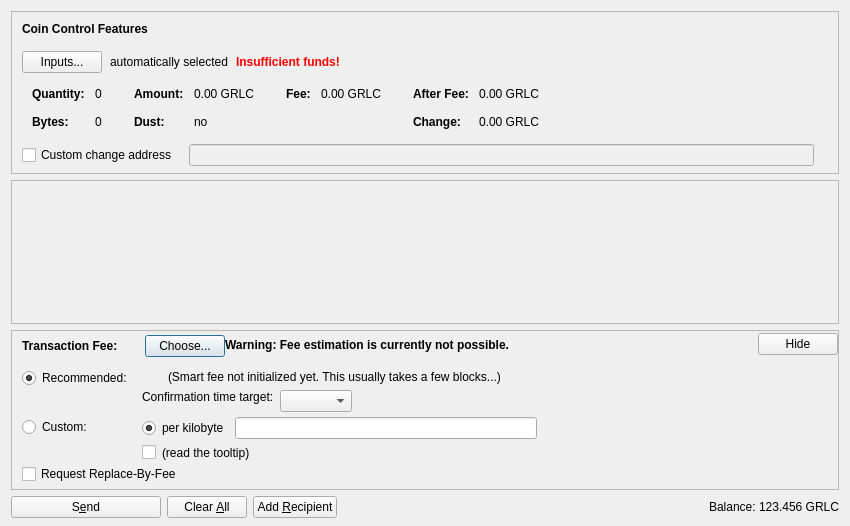
<?xml version="1.0" encoding="UTF-8"?>
<ui version="4.0">
 <class>SendCoinsDialog</class>
 <widget class="QDialog" name="SendCoinsDialog">
  <property name="geometry">
   <rect>
    <x>0</x>
    <y>0</y>
    <width>850</width>
    <height>526</height>
   </rect>
  </property>
  <property name="windowTitle">
   <string>Send Coins</string>
  </property>
  <layout class="QVBoxLayout" name="verticalLayout" stretch="0,1,0,0">
   <property name="bottomMargin">
    <number>8</number>
   </property>
   <item>
    <widget class="QFrame" name="frameCoinControl">
     <property name="sizePolicy">
      <sizepolicy hsizetype="Expanding" vsizetype="Expanding">
       <horstretch>0</horstretch>
       <verstretch>0</verstretch>
      </sizepolicy>
     </property>
     <property name="maximumSize">
      <size>
       <width>16777215</width>
       <height>16777215</height>
      </size>
     </property>
     <property name="frameShape">
      <enum>QFrame::StyledPanel</enum>
     </property>
     <property name="frameShadow">
      <enum>QFrame::Sunken</enum>
     </property>
     <layout class="QVBoxLayout" name="verticalLayoutCoinControl2">
      <property name="spacing">
       <number>0</number>
      </property>
      <property name="leftMargin">
       <number>0</number>
      </property>
      <property name="topMargin">
       <number>0</number>
      </property>
      <property name="rightMargin">
       <number>0</number>
      </property>
      <property name="bottomMargin">
       <number>6</number>
      </property>
      <item>
       <layout class="QVBoxLayout" name="verticalLayoutCoinControl" stretch="0,0,0,0,1">
        <property name="spacing">
         <number>0</number>
        </property>
        <property name="leftMargin">
         <number>10</number>
        </property>
        <property name="topMargin">
         <number>10</number>
        </property>
        <item>
         <layout class="QHBoxLayout" name="horizontalLayoutCoinControl1">
          <property name="bottomMargin">
           <number>15</number>
          </property>
          <item>
           <widget class="QLabel" name="labelCoinControlFeatures">
            <property name="sizePolicy">
             <sizepolicy hsizetype="Preferred" vsizetype="Maximum">
              <horstretch>0</horstretch>
              <verstretch>0</verstretch>
             </sizepolicy>
            </property>
            <property name="font">
             <font>
              <weight>75</weight>
              <bold>true</bold>
             </font>
            </property>
            <property name="styleSheet">
             <string notr="true">font-weight:bold;</string>
            </property>
            <property name="text">
             <string>Coin Control Features</string>
            </property>
           </widget>
          </item>
         </layout>
        </item>
        <item>
         <layout class="QHBoxLayout" name="horizontalLayoutCoinControl2" stretch="0,0,0,0">
          <property name="spacing">
           <number>8</number>
          </property>
          <property name="bottomMargin">
           <number>10</number>
          </property>
          <item>
           <widget class="QPushButton" name="pushButtonCoinControl">
            <property name="styleSheet">
             <string notr="true"/>
            </property>
            <property name="text">
             <string>Inputs...</string>
            </property>
            <property name="autoDefault">
             <bool>false</bool>
            </property>
           </widget>
          </item>
          <item>
           <widget class="QLabel" name="labelCoinControlAutomaticallySelected">
            <property name="text">
             <string>automatically selected</string>
            </property>
            <property name="margin">
             <number>5</number>
            </property>
           </widget>
          </item>
          <item>
           <widget class="QLabel" name="labelCoinControlInsuffFunds">
            <property name="font">
             <font>
              <weight>75</weight>
              <bold>true</bold>
             </font>
            </property>
            <property name="styleSheet">
             <string notr="true">color:red;font-weight:bold;</string>
            </property>
            <property name="text">
             <string>Insufficient funds!</string>
            </property>
            <property name="margin">
             <number>5</number>
            </property>
           </widget>
          </item>
          <item>
           <spacer name="horizontalSpacerCoinControl">
            <property name="orientation">
             <enum>Qt::Horizontal</enum>
            </property>
            <property name="sizeHint" stdset="0">
             <size>
              <width>40</width>
              <height>1</height>
             </size>
            </property>
           </spacer>
          </item>
         </layout>
        </item>
        <item>
         <widget class="QWidget" name="widgetCoinControl" native="true">
          <property name="sizePolicy">
           <sizepolicy hsizetype="Preferred" vsizetype="Preferred">
            <horstretch>0</horstretch>
            <verstretch>0</verstretch>
           </sizepolicy>
          </property>
          <property name="minimumSize">
           <size>
            <width>0</width>
            <height>0</height>
           </size>
          </property>
          <property name="styleSheet">
           <string notr="true"/>
          </property>
          <layout class="QHBoxLayout" name="horizontalLayoutCoinControl5">
           <property name="leftMargin">
            <number>0</number>
           </property>
           <property name="topMargin">
            <number>0</number>
           </property>
           <property name="rightMargin">
            <number>0</number>
           </property>
           <property name="bottomMargin">
            <number>0</number>
           </property>
           <item>
            <layout class="QHBoxLayout" name="horizontalLayoutCoinControl3" stretch="0,0,0,1">
             <property name="spacing">
              <number>20</number>
             </property>
             <property name="topMargin">
              <number>0</number>
             </property>
             <property name="bottomMargin">
              <number>10</number>
             </property>
             <item>
              <layout class="QFormLayout" name="formLayoutCoinControl1">
               <property name="horizontalSpacing">
                <number>10</number>
               </property>
               <property name="verticalSpacing">
                <number>14</number>
               </property>
               <property name="leftMargin">
                <number>10</number>
               </property>
               <property name="topMargin">
                <number>4</number>
               </property>
               <property name="rightMargin">
                <number>6</number>
               </property>
               <item row="0" column="0">
                <widget class="QLabel" name="labelCoinControlQuantityText">
                 <property name="font">
                  <font>
                   <weight>75</weight>
                   <bold>true</bold>
                  </font>
                 </property>
                 <property name="text">
                  <string>Quantity:</string>
                 </property>
                 <property name="margin">
                  <number>0</number>
                 </property>
                </widget>
               </item>
               <item row="0" column="1">
                <widget class="QLabel" name="labelCoinControlQuantity">
                 <property name="cursor">
                  <cursorShape>IBeamCursor</cursorShape>
                 </property>
                 <property name="contextMenuPolicy">
                  <enum>Qt::ActionsContextMenu</enum>
                 </property>
                 <property name="text">
                  <string notr="true">0</string>
                 </property>
                 <property name="margin">
                  <number>0</number>
                 </property>
                 <property name="textInteractionFlags">
                  <set>Qt::LinksAccessibleByMouse|Qt::TextSelectableByKeyboard|Qt::TextSelectableByMouse</set>
                 </property>
                </widget>
               </item>
               <item row="1" column="0">
                <widget class="QLabel" name="labelCoinControlBytesText">
                 <property name="font">
                  <font>
                   <weight>75</weight>
                   <bold>true</bold>
                  </font>
                 </property>
                 <property name="text">
                  <string>Bytes:</string>
                 </property>
                </widget>
               </item>
               <item row="1" column="1">
                <widget class="QLabel" name="labelCoinControlBytes">
                 <property name="cursor">
                  <cursorShape>IBeamCursor</cursorShape>
                 </property>
                 <property name="contextMenuPolicy">
                  <enum>Qt::ActionsContextMenu</enum>
                 </property>
                 <property name="text">
                  <string notr="true">0</string>
                 </property>
                 <property name="textInteractionFlags">
                  <set>Qt::LinksAccessibleByMouse|Qt::TextSelectableByKeyboard|Qt::TextSelectableByMouse</set>
                 </property>
                </widget>
               </item>
              </layout>
             </item>
             <item>
              <layout class="QFormLayout" name="formLayoutCoinControl2">
               <property name="horizontalSpacing">
                <number>10</number>
               </property>
               <property name="verticalSpacing">
                <number>14</number>
               </property>
               <property name="leftMargin">
                <number>6</number>
               </property>
               <property name="topMargin">
                <number>4</number>
               </property>
               <property name="rightMargin">
                <number>6</number>
               </property>
               <item row="0" column="0">
                <widget class="QLabel" name="labelCoinControlAmountText">
                 <property name="font">
                  <font>
                   <weight>75</weight>
                   <bold>true</bold>
                  </font>
                 </property>
                 <property name="text">
                  <string>Amount:</string>
                 </property>
                 <property name="margin">
                  <number>0</number>
                 </property>
                </widget>
               </item>
               <item row="0" column="1">
                <widget class="QLabel" name="labelCoinControlAmount">
                 <property name="cursor">
                  <cursorShape>IBeamCursor</cursorShape>
                 </property>
                 <property name="contextMenuPolicy">
                  <enum>Qt::ActionsContextMenu</enum>
                 </property>
                 <property name="text">
                  <string notr="true">0.00 GRLC</string>
                 </property>
                 <property name="textInteractionFlags">
                  <set>Qt::LinksAccessibleByMouse|Qt::TextSelectableByKeyboard|Qt::TextSelectableByMouse</set>
                 </property>
                </widget>
               </item>
               <item row="1" column="0">
                <widget class="QLabel" name="labelCoinControlLowOutputText">
                 <property name="font">
                  <font>
                   <weight>75</weight>
                   <bold>true</bold>
                  </font>
                 </property>
                 <property name="text">
                  <string>Dust:</string>
                 </property>
                </widget>
               </item>
               <item row="1" column="1">
                <widget class="QLabel" name="labelCoinControlLowOutput">
                 <property name="cursor">
                  <cursorShape>IBeamCursor</cursorShape>
                 </property>
                 <property name="contextMenuPolicy">
                  <enum>Qt::ActionsContextMenu</enum>
                 </property>
                 <property name="text">
                  <string notr="true">no</string>
                 </property>
                 <property name="textInteractionFlags">
                  <set>Qt::LinksAccessibleByMouse|Qt::TextSelectableByKeyboard|Qt::TextSelectableByMouse</set>
                 </property>
                </widget>
               </item>
              </layout>
             </item>
             <item>
              <layout class="QFormLayout" name="formLayoutCoinControl3">
               <property name="horizontalSpacing">
                <number>10</number>
               </property>
               <property name="verticalSpacing">
                <number>14</number>
               </property>
               <property name="leftMargin">
                <number>6</number>
               </property>
               <property name="topMargin">
                <number>4</number>
               </property>
               <property name="rightMargin">
                <number>6</number>
               </property>
               <item row="0" column="0">
                <widget class="QLabel" name="labelCoinControlFeeText">
                 <property name="font">
                  <font>
                   <weight>75</weight>
                   <bold>true</bold>
                  </font>
                 </property>
                 <property name="text">
                  <string>Fee:</string>
                 </property>
                 <property name="margin">
                  <number>0</number>
                 </property>
                </widget>
               </item>
               <item row="0" column="1">
                <widget class="QLabel" name="labelCoinControlFee">
                 <property name="cursor">
                  <cursorShape>IBeamCursor</cursorShape>
                 </property>
                 <property name="contextMenuPolicy">
                  <enum>Qt::ActionsContextMenu</enum>
                 </property>
                 <property name="text">
                  <string notr="true">0.00 GRLC</string>
                 </property>
                 <property name="textInteractionFlags">
                  <set>Qt::LinksAccessibleByMouse|Qt::TextSelectableByKeyboard|Qt::TextSelectableByMouse</set>
                 </property>
                </widget>
               </item>
              </layout>
             </item>
             <item>
              <layout class="QFormLayout" name="formLayoutCoinControl4">
               <property name="horizontalSpacing">
                <number>10</number>
               </property>
               <property name="verticalSpacing">
                <number>14</number>
               </property>
               <property name="leftMargin">
                <number>6</number>
               </property>
               <property name="topMargin">
                <number>4</number>
               </property>
               <property name="rightMargin">
                <number>6</number>
               </property>
               <item row="0" column="0">
                <widget class="QLabel" name="labelCoinControlAfterFeeText">
                 <property name="font">
                  <font>
                   <weight>75</weight>
                   <bold>true</bold>
                  </font>
                 </property>
                 <property name="text">
                  <string>After Fee:</string>
                 </property>
                 <property name="margin">
                  <number>0</number>
                 </property>
                </widget>
               </item>
               <item row="0" column="1">
                <widget class="QLabel" name="labelCoinControlAfterFee">
                 <property name="cursor">
                  <cursorShape>IBeamCursor</cursorShape>
                 </property>
                 <property name="contextMenuPolicy">
                  <enum>Qt::ActionsContextMenu</enum>
                 </property>
                 <property name="text">
                  <string notr="true">0.00 GRLC</string>
                 </property>
                 <property name="textInteractionFlags">
                  <set>Qt::LinksAccessibleByMouse|Qt::TextSelectableByKeyboard|Qt::TextSelectableByMouse</set>
                 </property>
                </widget>
               </item>
               <item row="1" column="0">
                <widget class="QLabel" name="labelCoinControlChangeText">
                 <property name="font">
                  <font>
                   <weight>75</weight>
                   <bold>true</bold>
                  </font>
                 </property>
                 <property name="text">
                  <string>Change:</string>
                 </property>
                </widget>
               </item>
               <item row="1" column="1">
                <widget class="QLabel" name="labelCoinControlChange">
                 <property name="cursor">
                  <cursorShape>IBeamCursor</cursorShape>
                 </property>
                 <property name="contextMenuPolicy">
                  <enum>Qt::ActionsContextMenu</enum>
                 </property>
                 <property name="text">
                  <string notr="true">0.00 GRLC</string>
                 </property>
                 <property name="textInteractionFlags">
                  <set>Qt::LinksAccessibleByMouse|Qt::TextSelectableByKeyboard|Qt::TextSelectableByMouse</set>
                 </property>
                </widget>
               </item>
              </layout>
             </item>
            </layout>
           </item>
          </layout>
         </widget>
        </item>
        <item>
         <layout class="QHBoxLayout" name="horizontalLayoutCoinControl4" stretch="0,0,0">
          <property name="spacing">
           <number>12</number>
          </property>
          <property name="sizeConstraint">
           <enum>QLayout::SetDefaultConstraint</enum>
          </property>
          <property name="topMargin">
           <number>5</number>
          </property>
          <property name="rightMargin">
           <number>5</number>
          </property>
          <item>
           <widget class="QCheckBox" name="checkBoxCoinControlChange">
            <property name="toolTip">
             <string>If this is activated, but the change address is empty or invalid, change will be sent to a newly generated address.</string>
            </property>
            <property name="text">
             <string>Custom change address</string>
            </property>
           </widget>
          </item>
          <item>
           <widget class="QValidatedLineEdit" name="lineEditCoinControlChange">
            <property name="enabled">
             <bool>false</bool>
            </property>
            <property name="sizePolicy">
             <sizepolicy hsizetype="Expanding" vsizetype="Fixed">
              <horstretch>0</horstretch>
              <verstretch>0</verstretch>
             </sizepolicy>
            </property>
           </widget>
          </item>
          <item>
           <widget class="QLabel" name="labelCoinControlChangeLabel">
            <property name="sizePolicy">
             <sizepolicy hsizetype="Preferred" vsizetype="Expanding">
              <horstretch>0</horstretch>
              <verstretch>0</verstretch>
             </sizepolicy>
            </property>
            <property name="minimumSize">
             <size>
              <width>0</width>
              <height>0</height>
             </size>
            </property>
            <property name="text">
             <string/>
            </property>
            <property name="margin">
             <number>3</number>
            </property>
           </widget>
          </item>
         </layout>
        </item>
        <item>
         <spacer name="verticalSpacerCoinControl">
          <property name="orientation">
           <enum>Qt::Vertical</enum>
          </property>
          <property name="sizeHint" stdset="0">
           <size>
            <width>800</width>
            <height>1</height>
           </size>
          </property>
         </spacer>
        </item>
       </layout>
      </item>
     </layout>
    </widget>
   </item>
   <item>
    <widget class="QScrollArea" name="scrollArea">
     <property name="widgetResizable">
      <bool>true</bool>
     </property>
     <widget class="QWidget" name="scrollAreaWidgetContents">
      <property name="geometry">
       <rect>
        <x>0</x>
        <y>0</y>
        <width>830</width>
        <height>104</height>
       </rect>
      </property>
      <layout class="QVBoxLayout" name="verticalLayout_2" stretch="0,1">
       <property name="leftMargin">
        <number>0</number>
       </property>
       <property name="topMargin">
        <number>0</number>
       </property>
       <property name="rightMargin">
        <number>0</number>
       </property>
       <property name="bottomMargin">
        <number>0</number>
       </property>
       <item>
        <layout class="QVBoxLayout" name="entries">
         <property name="spacing">
          <number>6</number>
         </property>
        </layout>
       </item>
       <item>
        <spacer name="verticalSpacer">
         <property name="orientation">
          <enum>Qt::Vertical</enum>
         </property>
         <property name="sizeHint" stdset="0">
          <size>
           <width>20</width>
           <height>40</height>
          </size>
         </property>
        </spacer>
       </item>
      </layout>
     </widget>
    </widget>
   </item>
   <item>
    <widget class="QFrame" name="frameFee">
     <property name="sizePolicy">
      <sizepolicy hsizetype="Expanding" vsizetype="Expanding">
       <horstretch>0</horstretch>
       <verstretch>0</verstretch>
      </sizepolicy>
     </property>
     <property name="maximumSize">
      <size>
       <width>16777215</width>
       <height>16777215</height>
      </size>
     </property>
     <property name="frameShape">
      <enum>QFrame::StyledPanel</enum>
     </property>
     <property name="frameShadow">
      <enum>QFrame::Sunken</enum>
     </property>
     <layout class="QVBoxLayout" name="verticalLayoutFee1">
      <property name="spacing">
       <number>0</number>
      </property>
      <property name="leftMargin">
       <number>0</number>
      </property>
      <property name="topMargin">
       <number>0</number>
      </property>
      <property name="rightMargin">
       <number>0</number>
      </property>
      <property name="bottomMargin">
       <number>0</number>
      </property>
      <item>
       <layout class="QVBoxLayout" name="verticalLayoutFee2" stretch="0,0,0">
        <property name="spacing">
         <number>0</number>
        </property>
        <property name="leftMargin">
         <number>10</number>
        </property>
        <property name="topMargin">
         <number>0</number>
        </property>
        <item>
         <layout class="QHBoxLayout" name="horizontalLayoutFee1">
          <property name="bottomMargin">
           <number>0</number>
          </property>
          <item>
           <layout class="QVBoxLayout" name="verticalLayoutFee7">
            <property name="spacing">
             <number>0</number>
            </property>
            <item>
             <spacer name="verticalSpacerSmartFee">
              <property name="orientation">
               <enum>Qt::Vertical</enum>
              </property>
              <property name="sizeType">
               <enum>QSizePolicy::Fixed</enum>
              </property>
              <property name="sizeHint" stdset="0">
               <size>
                <width>1</width>
                <height>4</height>
               </size>
              </property>
             </spacer>
            </item>
            <item>
             <layout class="QHBoxLayout" name="horizontalLayoutSmartFee">
              <property name="spacing">
               <number>10</number>
              </property>
              <item>
               <widget class="QLabel" name="labelFeeHeadline">
                <property name="sizePolicy">
                 <sizepolicy hsizetype="Preferred" vsizetype="Maximum">
                  <horstretch>0</horstretch>
                  <verstretch>0</verstretch>
                 </sizepolicy>
                </property>
                <property name="font">
                 <font>
                  <weight>75</weight>
                  <bold>true</bold>
                 </font>
                </property>
                <property name="styleSheet">
                 <string notr="true">font-weight:bold;</string>
                </property>
                <property name="text">
                 <string>Transaction Fee:</string>
                </property>
               </widget>
              </item>
              <item>
               <widget class="QLabel" name="labelFeeMinimized">
                <property name="text">
                 <string/>
                </property>
               </widget>
              </item>
              <item>
               <widget class="QPushButton" name="buttonChooseFee">
                <property name="text">
                 <string>Choose...</string>
                </property>
               </widget>
              </item>
             </layout>
            </item>
            <item>
             <spacer name="verticalSpacer_5">
              <property name="orientation">
               <enum>Qt::Vertical</enum>
              </property>
              <property name="sizeHint" stdset="0">
               <size>
                <width>1</width>
                <height>1</height>
               </size>
              </property>
             </spacer>
            </item>
           </layout>
          </item>
          <item>
           <widget class="QLabel" name="fallbackFeeWarningLabel">
            <property name="toolTip">
             <string>Using the fallbackfee can result in sending a transaction that will take several hours or days (or never) to confirm. Consider choosing your fee manually or wait until you have validated the complete chain.</string>
            </property>
            <property name="font">
            <font>
                <weight>75</weight>
                <bold>true</bold>
            </font>
            </property>
            <property name="text">
             <string>Warning: Fee estimation is currently not possible.</string>
            </property>
            <property name="wordWrap">
             <bool>false</bool>
            </property>
           </widget>
          </item>
          <item>
           <spacer name="horizontalSpacer_4">
            <property name="orientation">
             <enum>Qt::Horizontal</enum>
            </property>
            <property name="sizeType">
             <enum>QSizePolicy::MinimumExpanding</enum>
            </property>
            <property name="sizeHint" stdset="0">
             <size>
              <width>40</width>
              <height>20</height>
             </size>
            </property>
           </spacer>
          </item>
          <item>
           <widget class="QPushButton" name="buttonMinimizeFee">
            <property name="toolTip">
             <string>collapse fee-settings</string>
            </property>
            <property name="text">
             <string>Hide</string>
            </property>
           </widget>
          </item>
         </layout>
        </item>
        <item>
         <widget class="QFrame" name="frameFeeSelection">
          <layout class="QVBoxLayout" name="verticalLayoutFee12">
           <property name="spacing">
            <number>0</number>
           </property>
           <property name="leftMargin">
            <number>0</number>
           </property>
           <property name="topMargin">
            <number>0</number>
           </property>
           <property name="rightMargin">
            <number>0</number>
           </property>
           <property name="bottomMargin">
            <number>0</number>
           </property>
           <item>
            <layout class="QGridLayout" name="gridLayoutFee">
             <property name="topMargin">
              <number>10</number>
             </property>
             <property name="bottomMargin">
              <number>4</number>
             </property>
             <property name="horizontalSpacing">
              <number>10</number>
             </property>
             <property name="verticalSpacing">
              <number>4</number>
             </property>
             <item row="1" column="1">
              <layout class="QVBoxLayout" name="verticalLayoutFee8">
               <property name="spacing">
                <number>6</number>
               </property>
               <item>
                <layout class="QHBoxLayout" name="horizontalLayoutFee13">
                 <item>
                  <widget class="QRadioButton" name="radioCustomPerKilobyte">
                   <property name="toolTip">
                    <string>If the custom fee is set to 1000 satoshis and the transaction is only 250 bytes, then &quot;per kilobyte&quot; only pays 250 satoshis in fee, while &quot;total at least&quot; pays 1000 satoshis. For transactions bigger than a kilobyte both pay by kilobyte.</string>
                   </property>
                   <property name="text">
                    <string>per kilobyte</string>
                   </property>
                   <property name="checked">
                    <bool>true</bool>
                   </property>
                   <attribute name="buttonGroup">
                    <string notr="true">groupCustomFee</string>
                   </attribute>
                  </widget>
                 </item>
                 <item>
                  <widget class="BitcoinAmountField" name="customFee"/>
                 </item>
                 <item>
                  <spacer name="horizontalSpacer_6">
                   <property name="orientation">
                    <enum>Qt::Horizontal</enum>
                   </property>
                   <property name="sizeHint" stdset="0">
                    <size>
                     <width>1</width>
                     <height>1</height>
                    </size>
                   </property>
                  </spacer>
                 </item>
                </layout>
               </item>
               <item>
                <layout class="QHBoxLayout" name="horizontalLayoutFee8">
                 <item>
                  <widget class="QCheckBox" name="checkBoxMinimumFee">
                   <property name="toolTip">
                    <string>Paying only the minimum fee is just fine as long as there is less transaction volume than space in the blocks. But be aware that this can end up in a never confirming transaction once there is more demand for garlicoin transactions than the network can process.</string>
                   </property>
                   <property name="text">
                    <string/>
                   </property>
                  </widget>
                 </item>
                 <item>
                  <widget class="QLabel" name="labelMinFeeWarning">
                   <property name="enabled">
                    <bool>true</bool>
                   </property>
                   <property name="toolTip">
                    <string>Paying only the minimum fee is just fine as long as there is less transaction volume than space in the blocks. But be aware that this can end up in a never confirming transaction once there is more demand for garlicoin transactions than the network can process.</string>
                   </property>
                   <property name="text">
                    <string>(read the tooltip)</string>
                   </property>
                   <property name="margin">
                    <number>5</number>
                   </property>
                  </widget>
                 </item>
                 <item>
                  <spacer name="horizontalSpacer_2">
                   <property name="orientation">
                    <enum>Qt::Horizontal</enum>
                   </property>
                   <property name="sizeHint" stdset="0">
                    <size>
                     <width>1</width>
                     <height>1</height>
                    </size>
                   </property>
                  </spacer>
                 </item>
                </layout>
               </item>
              </layout>
             </item>
             <item row="0" column="0">
              <layout class="QVBoxLayout" name="verticalLayoutFee4" stretch="0,1">
               <item>
                <widget class="QRadioButton" name="radioSmartFee">
                 <property name="text">
                  <string>Recommended:</string>
                 </property>
                 <property name="checked">
                  <bool>true</bool>
                 </property>
                 <attribute name="buttonGroup">
                  <string notr="true">groupFee</string>
                 </attribute>
                </widget>
               </item>
               <item>
                <spacer name="verticalSpacer_2">
                 <property name="orientation">
                  <enum>Qt::Vertical</enum>
                 </property>
                 <property name="sizeHint" stdset="0">
                  <size>
                   <width>1</width>
                   <height>1</height>
                  </size>
                 </property>
                </spacer>
               </item>
              </layout>
             </item>
             <item row="1" column="0">
              <layout class="QVBoxLayout" name="verticalLayoutFee9" stretch="0,1">
               <item>
                <widget class="QRadioButton" name="radioCustomFee">
                 <property name="text">
                  <string>Custom:</string>
                 </property>
                 <attribute name="buttonGroup">
                  <string notr="true">groupFee</string>
                 </attribute>
                </widget>
               </item>
               <item>
                <spacer name="verticalSpacer_6">
                 <property name="orientation">
                  <enum>Qt::Vertical</enum>
                 </property>
                 <property name="sizeHint" stdset="0">
                  <size>
                   <width>1</width>
                   <height>1</height>
                  </size>
                 </property>
                </spacer>
               </item>
              </layout>
             </item>
             <item row="0" column="1">
              <layout class="QVBoxLayout" name="verticalLayoutFee3" stretch="0,0,1">
               <property name="spacing">
                <number>6</number>
               </property>
               <property name="topMargin">
                <number>2</number>
               </property>
               <item>
                <layout class="QHBoxLayout" name="horizontalLayoutFee12">
                 <item>
                  <widget class="QLabel" name="labelSmartFee">
                   <property name="text">
                    <string/>
                   </property>
                   <property name="margin">
                    <number>2</number>
                   </property>
                  </widget>
                 </item>
                 <item>
                  <widget class="QLabel" name="labelFeeEstimation">
                   <property name="text">
                    <string/>
                   </property>
                  </widget>
                 </item>
                 <item>
                  <widget class="QLabel" name="labelSmartFee2">
                   <property name="text">
                    <string>(Smart fee not initialized yet. This usually takes a few blocks...)</string>
                   </property>
                   <property name="margin">
                    <number>2</number>
                   </property>
                  </widget>
                 </item>
                 <item>
                  <spacer name="horizontalSpacer_5">
                   <property name="orientation">
                    <enum>Qt::Horizontal</enum>
                   </property>
                   <property name="sizeHint" stdset="0">
                    <size>
                     <width>1</width>
                     <height>1</height>
                    </size>
                   </property>
                  </spacer>
                 </item>
                </layout>
               </item>
               <item>
                <layout class="QHBoxLayout" name="horizontalLayoutFee9">
                 <item>
                  <layout class="QVBoxLayout" name="verticalLayoutFee6">
                   <item>
                    <widget class="QLabel" name="labelSmartFee3">
                     <property name="text">
                      <string>Confirmation time target:</string>
                     </property>
                     <property name="margin">
                      <number>2</number>
                     </property>
                    </widget>
                   </item>
                   <item>
                    <spacer name="verticalSpacer_3">
                     <property name="orientation">
                      <enum>Qt::Vertical</enum>
                     </property>
                     <property name="sizeHint" stdset="0">
                      <size>
                       <width>1</width>
                       <height>1</height>
                      </size>
                     </property>
                    </spacer>
                   </item>
                  </layout>
                 </item>
                 <item>
                  <layout class="QVBoxLayout" name="verticalLayoutFee5">
                   <property name="rightMargin">
                    <number>30</number>
                   </property>
                   <item>
                    <layout class="QHBoxLayout" name="horizontalLayoutConfTarget">
                     <property name="bottomMargin">
                      <number>0</number>
                     </property>
                     <item>
                      <widget class="QComboBox" name="confTargetSelector"/>
                     </item>
                     <item>
                      <spacer name="horizontalSpacerConfTarget">
                       <property name="orientation">
                        <enum>Qt::Horizontal</enum>
                       </property>
                       <property name="sizeHint" stdset="0">
                        <size>
                         <width>40</width>
                         <height>20</height>
                        </size>
                       </property>
                      </spacer>
                     </item>
                    </layout>
                   </item>
                  </layout>
                 </item>
                </layout>
               </item>
               <item>
                <spacer name="verticalSpacer_4">
                 <property name="orientation">
                  <enum>Qt::Vertical</enum>
                 </property>
                 <property name="sizeHint" stdset="0">
                  <size>
                   <width>1</width>
                   <height>1</height>
                  </size>
                 </property>
                </spacer>
               </item>
              </layout>
             </item>
            </layout>
           </item>
           <item>
            <widget class="QCheckBox" name="optInRBF">
             <property name="text">
              <string>Request Replace-By-Fee</string>
             </property>
             <property name="toolTip">
              <string>Indicates that the sender may wish to replace this transaction with a new one paying higher fees (prior to being confirmed).</string>
             </property>
            </widget>
           </item>
          </layout>
         </widget>
        </item>
        <item>
         <spacer name="verticalSpacerFee">
          <property name="orientation">
           <enum>Qt::Vertical</enum>
          </property>
          <property name="sizeHint" stdset="0">
           <size>
            <width>40</width>
            <height>5</height>
           </size>
          </property>
         </spacer>
        </item>
       </layout>
      </item>
     </layout>
    </widget>
   </item>
   <item>
    <layout class="QHBoxLayout" name="horizontalLayout">
     <item>
      <widget class="QPushButton" name="sendButton">
       <property name="minimumSize">
        <size>
         <width>150</width>
         <height>0</height>
        </size>
       </property>
       <property name="toolTip">
        <string>Confirm the send action</string>
       </property>
       <property name="text">
        <string>S&amp;end</string>
       </property>
       <property name="icon">
        <iconset resource="../bitcoin.qrc">
         <normaloff>:/icons/send</normaloff>:/icons/send</iconset>
       </property>
       <property name="autoDefault">
        <bool>false</bool>
       </property>
       <property name="default">
        <bool>false</bool>
       </property>
      </widget>
     </item>
     <item>
      <widget class="QPushButton" name="clearButton">
       <property name="sizePolicy">
        <sizepolicy hsizetype="Minimum" vsizetype="Fixed">
         <horstretch>0</horstretch>
         <verstretch>0</verstretch>
        </sizepolicy>
       </property>
       <property name="toolTip">
        <string>Clear all fields of the form.</string>
       </property>
       <property name="text">
        <string>Clear &amp;All</string>
       </property>
       <property name="icon">
        <iconset resource="../bitcoin.qrc">
         <normaloff>:/icons/remove</normaloff>:/icons/remove</iconset>
       </property>
       <property name="autoDefault">
        <bool>false</bool>
       </property>
      </widget>
     </item>
     <item>
      <widget class="QPushButton" name="addButton">
       <property name="toolTip">
        <string>Send to multiple recipients at once</string>
       </property>
       <property name="text">
        <string>Add &amp;Recipient</string>
       </property>
       <property name="icon">
        <iconset resource="../bitcoin.qrc">
         <normaloff>:/icons/add</normaloff>:/icons/add</iconset>
       </property>
       <property name="autoDefault">
        <bool>false</bool>
       </property>
      </widget>
     </item>
     <item>
      <spacer name="horizontalSpacer">
       <property name="orientation">
        <enum>Qt::Horizontal</enum>
       </property>
       <property name="sizeHint" stdset="0">
        <size>
         <width>40</width>
         <height>20</height>
        </size>
       </property>
      </spacer>
     </item>
     <item>
      <layout class="QHBoxLayout" name="horizontalLayout_2">
       <property name="spacing">
        <number>3</number>
       </property>
       <item>
        <widget class="QLabel" name="label">
         <property name="sizePolicy">
          <sizepolicy hsizetype="Preferred" vsizetype="Fixed">
           <horstretch>0</horstretch>
           <verstretch>0</verstretch>
          </sizepolicy>
         </property>
         <property name="text">
          <string>Balance:</string>
         </property>
        </widget>
       </item>
       <item>
        <widget class="QLabel" name="labelBalance">
         <property name="sizePolicy">
          <sizepolicy hsizetype="Preferred" vsizetype="Fixed">
           <horstretch>0</horstretch>
           <verstretch>0</verstretch>
          </sizepolicy>
         </property>
         <property name="cursor">
          <cursorShape>IBeamCursor</cursorShape>
         </property>
         <property name="text">
          <string notr="true">123.456 GRLC</string>
         </property>
         <property name="textInteractionFlags">
          <set>Qt::LinksAccessibleByMouse|Qt::TextSelectableByKeyboard|Qt::TextSelectableByMouse</set>
         </property>
        </widget>
       </item>
      </layout>
     </item>
    </layout>
   </item>
  </layout>
 </widget>
 <customwidgets>
  <customwidget>
   <class>QValidatedLineEdit</class>
   <extends>QLineEdit</extends>
   <header>qvalidatedlineedit.h</header>
  </customwidget>
  <customwidget>
   <class>BitcoinAmountField</class>
   <extends>QLineEdit</extends>
   <header>bitcoinamountfield.h</header>
   <container>1</container>
  </customwidget>
 </customwidgets>
 <resources>
  <include location="../bitcoin.qrc"/>
 </resources>
 <connections/>
 <buttongroups>
  <buttongroup name="groupFee"/>
  <buttongroup name="groupCustomFee"/>
 </buttongroups>
</ui>
